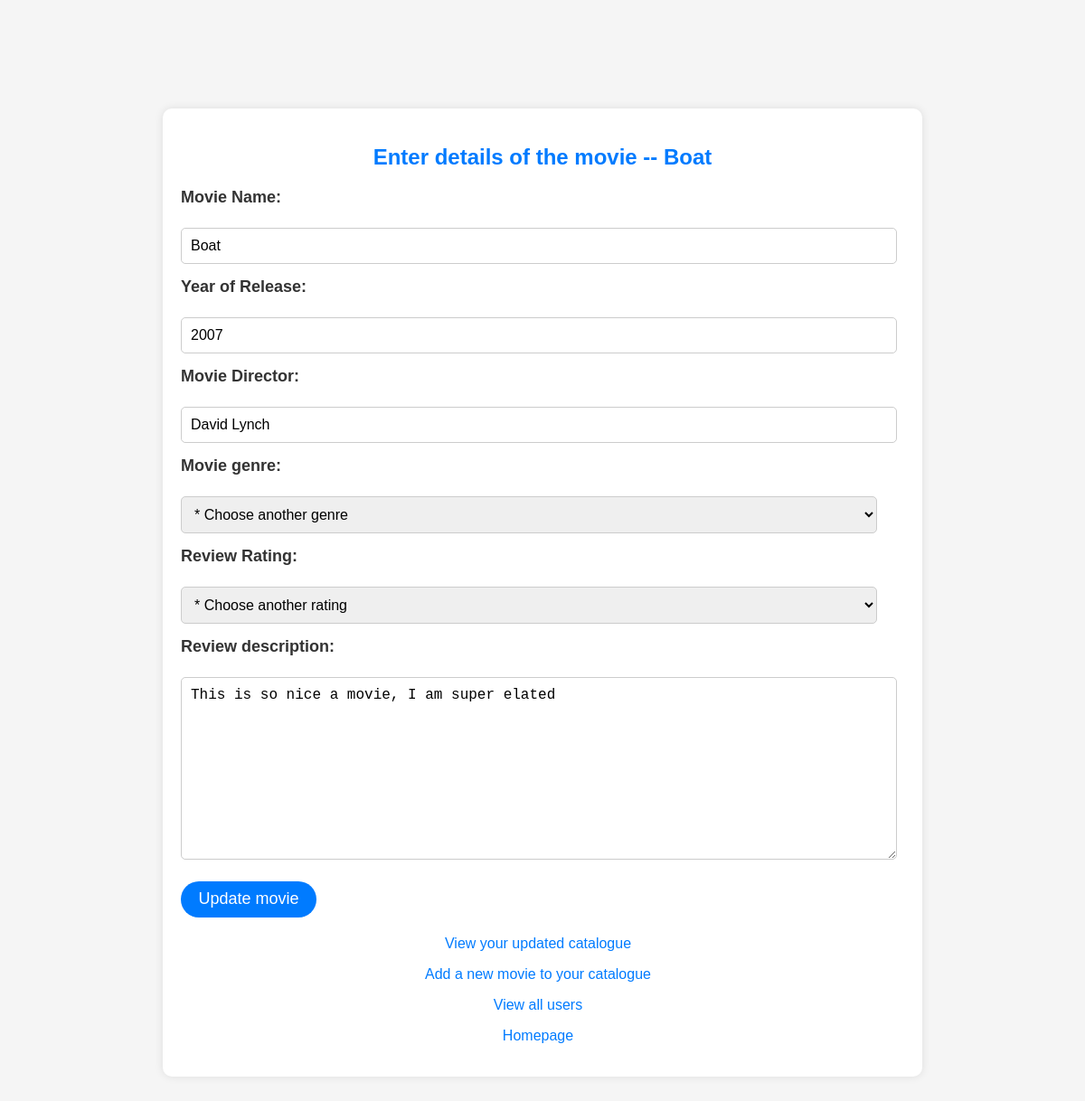
/users/1/update_movie/2, run on the app's committed database.
### model_manager/movie_models.py (models this page shows)
class User_movies(db.Model):
    id = db.Column(db.Integer, primary_key=True, unique=True)
    title = db.Column(db.String, nullable=False)
    rating = db.Column(db.String)
    director = db.Column(db.String)
    year = db.Column(db.String)
    genre_id = db.Column(db.Integer, db.ForeignKey('genres.id'), nullable=False)
    user_id = db.Column(db.Integer, db.ForeignKey('users.id'), nullable=False)
    movie_id = db.Column(db.Integer, db.ForeignKey('movies.id'), nullable=False)

class Reviews(db.Model):
    id = db.Column(db.Integer, primary_key=True, unique=True)
    movie_id = db.Column(db.Integer, db.ForeignKey('movies.id'), nullable=False)
    user_id = db.Column(db.Integer, db.ForeignKey('users.id'), nullable=False)
    description = db.Column(db.String)
    rating = db.Column(db.Float)

### app.py (the view)
@app.route('/users/<int:user_id>/update_movie/<movie_id>', methods=['GET', 'POST'])
def update_user_movie(user_id, movie_id):
    try:
        if request.method == "POST":
            title = request.form["title"].strip()
            director = request.form["director"]
            year = request.form["year"]
            rating = float(request.form["rating"])
            genre_id = int(request.form["genre_id"])
            try:
                description = request.form["description"]
            except KeyError:
                description = None
            message = data_manager.update_user_movie(user_id, movie_id, genre_id, director, year, description, rating)
            flash(message, "success")
            return redirect(url_for("user_movies", user_id=user_id, title=title))
        else:
            movie_director, movie_year, movie_title = data_manager.get_usermovie_director_year(user_id, movie_id)
            review_description = data_manager.get_userreview_description(user_id, movie_id)
            return render_template('update_user_movie.html', director=movie_director, year=movie_year,
                                   description=review_description, title=movie_title,
                                   user_id=user_id, movie_id=movie_id)
    except (AttributeError, ValueError, TypeError, FileNotFoundError, KeyError,sqlalchemy.exc.NoResultFound,
            sqlalchemy.exc.IntegrityError, sqlalchemy.exc.OperationalError):
        return render_template('404.html')

### datamanager/sql_data_manager.py (called while the page is built)
    @staticmethod
    def get_usermovie_director_year(user_id, movie_id):
        try:
            movie_director_year = db.session.query(User_movies.director, User_movies.year, User_movies.title) \
                .filter(User_movies.user_id == user_id, User_movies.movie_id == movie_id).one()
            return movie_director_year.director, movie_director_year.year, movie_director_year.title
        except (sqlalchemy.exc.NoResultFound, sqlalchemy.exc.OperationalError, sqlalchemy.exc.DatabaseError):
            return None

    @staticmethod
    def get_userreview_description(user_id, movie_id):
        try:
            review_description = db.session.query(Reviews.description)\
                .filter(Reviews.user_id == user_id, Reviews.movie_id == movie_id).one()
            return review_description.description
        except (sqlalchemy.exc.NoResultFound, sqlalchemy.exc.OperationalError, sqlalchemy.exc.DatabaseError):
            return None

### templates/update_user_movie.html (shortened to what this page needs)
<!DOCTYPE html>
<html lang="en">
<head>
    <link rel="stylesheet" href="{{ url_for('static', filename='update_user_movie.css') }}">
</head>
<body>
    <div class="container">
            <div>
                <h2> Enter details of the movie -- {{title}} </h2>
                <form class="form" method="POST" action="/users/{{user_id}}/update_movie/{{movie_id}}">
                    <label for="movie_name">Movie Name:</label><br>
                    <input type="text" id="movie_name" name="title" value="{{title}}" readonly><br>
                    <label for="movie_year">Year of Release:</label><br>
                    <input type="text" id="movie_year" name="year" value="{{year}}"><br>
                    <label for="movie_director">Movie Director:</label><br>
                    <input type="text" id="movie_director" name="director" value="{{director}}"><br>
                    <label for="genre">Movie genre:</label><br>
                        <select name="genre_id" id="genre" required>
                            <option value="" disabled selected>* Choose another genre</option>
                        </select><br>
                    <label for="rating">Review Rating:</label><br>
                        <select name="rating" id="rating" required>
                            <option value="" disabled selected>* Choose another rating</option>
                        </select><br>
                    {%if description == None %}
                    {%else%}
                        <label for="descriptn">Review description:</label><br>
                        <textarea id="descriptn" name="description" rows="10" cols="30" required>{{description}}</textarea><br>
                    {% endif %}
                    <input type="submit" value="Update movie">
                </form>
            </div>
        <div class="link">
            <p> <a href="/users/{{user_id}}"> View your updated catalogue </a> </p>
            <p> <a href="/users/{{ user_id }}/add_movie"> Add a new movie to your catalogue </a> </p>
            <p> <a href="/users"> View all users </a></p>
            <p> <a href="/"> Homepage </a> </p>
        </div>
    </div>
</body>
</html>

### static/update_user_movie.css (style rules this page uses)
body { font-family: Arial, sans-serif; text-align: center; color: #333; background-color: #f5f5f5; margin: 0; padding: 0; }
.container { max-width: 800px; margin: 10% auto; padding: 20px; border-radius: 10px; background-color: #fff; box-shadow: 0px 0px 10px rgba(0, 0, 0, 0.1); }
.container h2 { font-size: 24px; margin-bottom: 20px; color: #007bff; }
.form { text-align: left; }
.form label { font-size: 18px; font-weight: bold; display: block; margin-top: 15px; color: #333; }
.form input[type="text"], .form select, .form textarea { width: 770px; padding: 10px; border: 1px solid #ccc; border-radius: 5px; font-size: 16px; margin-top: 5px; }
.form input[type="submit"] { width: 150px; height: 40px; font-size: 18px; border: none; border-radius: 20px; background-color: #007bff; color: #fff; cursor: pointer; transition: background-color 0.3s ease; margin-top: 20px; }
.link { margin-top: 20px; }
.link a { text-decoration: none; color: #007bff; font-size: 16px; margin-right: 10px; }

### data on the page
User_movies: title "Boat", year "2007", director "David Lynch"
Reviews: description "This is so nice a movie, I am super elated"
